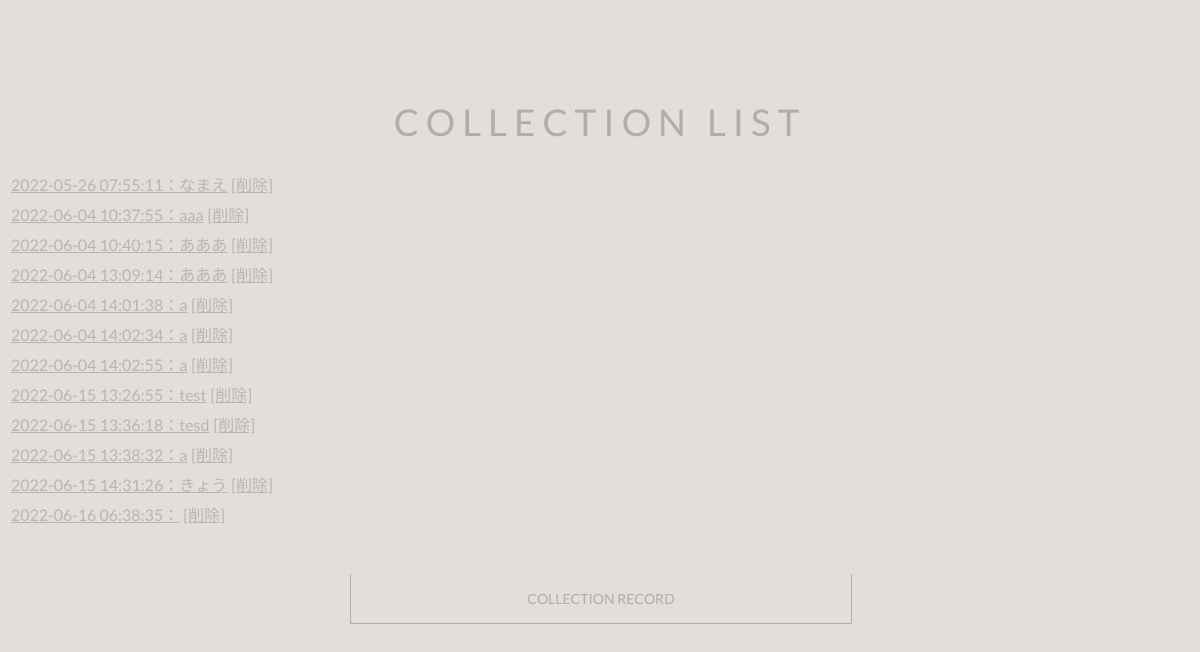
The page /select.php on the database its author committed.
### tables this page shows
CREATE TABLE `gs_bm_table` (
  `id` int(12) NOT NULL,
  `name` varchar(64) NOT NULL,
  `url` text NOT NULL,
  `comment` text NOT NULL,
  `date` datetime NOT NULL
);

### select.php (the view, shortened to what this page needs)
<?php
$pdo = db_conn();
$stmt = $pdo->prepare('SELECT * FROM gs_bm_table');
$status = $stmt->execute();
$view="";
if ($status==false) {
  $error = $stmt->errorInfo();
  exit("ErrorQuery:".$error[2]);
}else{
  while( $result = $stmt->fetch(PDO::FETCH_ASSOC)){
    $view .= '<table>';
    $view .= '<tr>';
    $view .= '<td>';
    $view .= '<a href="detail.php?id=' . $result['id'] . '">';
    $view .= $result["date"] . "：" . $result["name"];
    $view .= '</a>';
    $view .= '</td>';
    $view .= '<td>';
    $view .= '<a href="delete.php?id=' . $result['id'] . '">';
    $view .= '  [削除]';
    $view .= '</a>';
    $view .= '</td>';
    $view .= '</tr>';
    $view .= '</table>';
}}
?>
<!DOCTYPE html>
<html lang="ja">
<head>
<link rel="stylesheet" type="text/css" href="css.css">
</head>
<body id="main">
<header>COLLECTION LIST</header>
            <?= $view ?>
<form id="form" class="topBefore" action="index.php">
  <input id="submit2" type="submit" value="COLLECTION RECORD">
  </form>
</body>
</html>

### css.css (style rules this page uses)
input::placeholder, textarea::placeholder { color: #aca49c; font-size: 0.875em; }
body { font-family: 'Lato', sans-serif; background: #e2dedb; color: #b3aca7; }
header { position: relative; margin: 100px 0 25px 0; font-size: 2.3em; text-align: center; letter-spacing: 7px; }
#form { position: relative; width: 500px; margin: 50px auto 100px auto; }
input { font-family: 'Lato', sans-serif; font-size: 0.875em; width: 470px; height: 50px; padding: 0px 15px 0px 15px; background: transparent; outline: none; color: #726659; border: solid 1px #b3aca7; border-bottom: none; transition: all 0.3s ease-in-out; -webkit-transition: all 0.3s ease-in-out; -moz-transition: all 0.3s ease-in-out; -ms-transition: all 0.3s ease-in-out; }
#submit2 { width: 502px; padding: 0; margin: -5px 0px 0px 0px; font-family: 'Lato', sans-serif; font-size: 0.875em; color: #b3aca7; outline:none; cursor: pointer; border: solid 1px #b3aca7; border-top: none; }
#submit2::after { color: #e2dedb; }
a:link, a:visited, a:active { color: #bbb5af; }

### rows shown on the page
gs_bm_table: value "2022-05-26 07:55:11：なまえ [削除]"
gs_bm_table: value "2022-06-04 10:37:55：aaa [削除]"
gs_bm_table: value "2022-06-04 10:40:15：あああ [削除]"
gs_bm_table: value "2022-06-04 13:09:14：あああ [削除]"
gs_bm_table: value "2022-06-04 14:01:38：a [削除]"
gs_bm_table: value "2022-06-04 14:02:34：a [削除]"
gs_bm_table: value "2022-06-04 14:02:55：a [削除]"
gs_bm_table: value "2022-06-15 13:26:55：test [削除]"
gs_bm_table: value "2022-06-15 13:36:18：tesd [削除]"
gs_bm_table: value "2022-06-15 13:38:32：a [削除]"
gs_bm_table: value "2022-06-15 14:31:26：きょう [削除]"
gs_bm_table: value "2022-06-16 06:38:35： [削除]"
